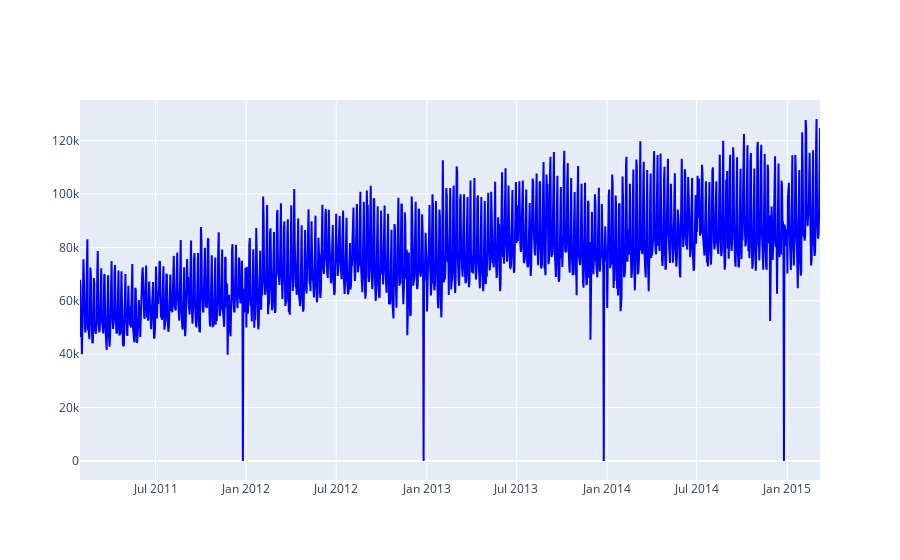

The cell this chart's notebook holds for it:
### Code cell
fig = make_subplots(rows=1, cols=1, shared_xaxes=True)
fig.add_trace(go.Scatter(x=training_data["date"], y=training_data["Total"],
                     mode="lines", name="sales", line=dict(color="blue")), row=1, col=1)

### Figure 1 — Plotly figure (JSON) as saved in the notebook; plotly's stock layout.template omitted (floating-point values rounded to 4 significant figures; data arrays with more than 128 entries replaced by an {"elided": "..."} marker saying what was removed)
{"data": [{"line": {"color": "blue"}, "mode": "lines", "name": "sales", "type": "scatter", "x": {"elided": "1500 str values"}, "xaxis": "x", "y": {"elided": "1500 float values"}, "yaxis": "y"}], "layout": {"xaxis": {"anchor": "y", "domain": [0, 1]}, "yaxis": {"anchor": "x", "domain": [0, 1]}}}
